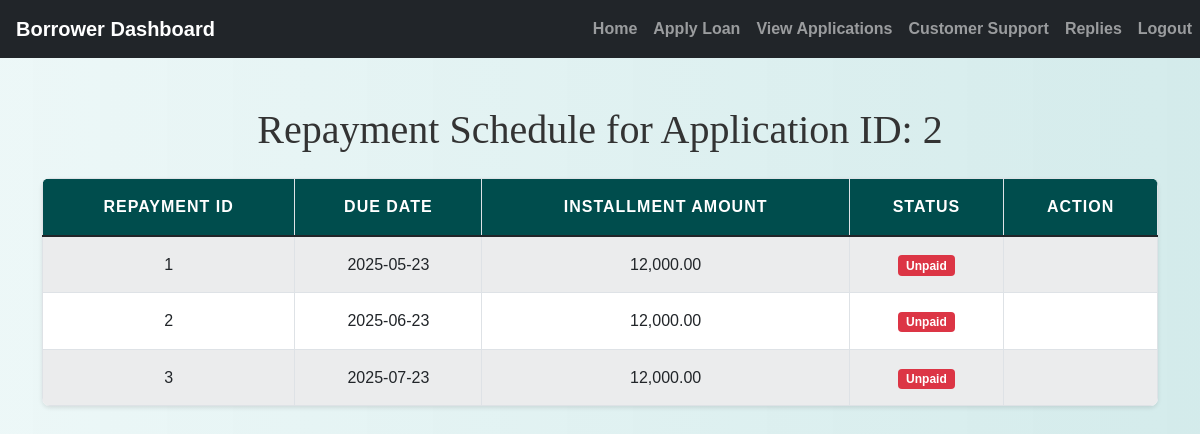
Page /borrower/pay_repayment.php?application_id=2 (signed in) on the committed database.
### tables this page shows
CREATE TABLE `loan_repayment_schedule` (
  `id` int(11) NOT NULL,
  `application_id` int(11) NOT NULL,
  `due_date` date NOT NULL,
  `installment_amount` decimal(10,2) NOT NULL,
  `status` enum('unpaid','paid') DEFAULT 'unpaid'
);

### borrower/pay_repayment.php (the view, shortened to what this page needs)
<?php
include('config.php');
$application_id = $_GET['application_id'];
$repayment_sql = "SELECT * FROM loan_repayment_schedule WHERE application_id = ?";
if ($repayment_stmt = mysqli_prepare($conn, $repayment_sql)) {
    mysqli_stmt_bind_param($repayment_stmt, "i", $application_id);
    if (mysqli_stmt_execute($repayment_stmt)) {
        $repayment_result = mysqli_stmt_get_result($repayment_stmt);
    } else {
        echo "Error fetching repayment schedule.";
        exit;
    }
}
?>
<!DOCTYPE html>
<html lang="en">
<head>
    <link href="https://cdn.jsdelivr.net/npm/bootstrap@5.1.3/dist/css/bootstrap.min.css" rel="stylesheet">
    <link href="https://cdnjs.cloudflare.com/ajax/libs/font-awesome/6.0.0-beta3/css/all.min.css" rel="stylesheet">
    <link rel="stylesheet" href="../css/style.css">
</head>
<body>
    <?php include('navbar.php'); ?>
    <div class="container mt-5 mb-5">
        <h1 class="text-center mb-4">Repayment Schedule for Application ID: <?php echo $application_id; ?></h1>
        <?php if (mysqli_num_rows($repayment_result) > 0): ?>
            <table class="table table-striped">
                <thead>
                    <tr>
                        <th scope="col">Repayment ID</th>
                        <th scope="col">Due Date</th>
                        <th scope="col">Installment Amount</th>
                        <th scope="col">Status</th>
                        <th scope="col">Action</th>
                    </tr>
                </thead>
                <tbody>
                    <?php while ($repayment = mysqli_fetch_assoc($repayment_result)): ?>
                        <tr>
                            <td><?php echo $repayment['id']; ?></td>
                            <td><?php echo $repayment['due_date']; ?></td>
                            <td><?php echo number_format($repayment['installment_amount'], 2); ?></td>
                            <td>
                                <span class="badge <?php echo ($repayment['status'] == 'paid') ? 'bg-success' : 'bg-danger'; ?>">
                                    <?php echo ucfirst($repayment['status']); ?>
                                </span>
                            </td>
                            <td>
                            </td>
                        </tr>
                    <?php endwhile; ?>
                </tbody>
            </table>
        <?php else: ?>
            <p class="text-center">No repayment schedules found for this loan.</p>
        <?php endif; ?>
    </div>
</body>
</html>

### css/style.css (style rules this page uses)
body { background: linear-gradient(90deg, rgba(233, 246, 246, 0.831), rgba(207, 233, 233, 0.9)); font-family: 'Arial', sans-serif; color: #333; line-height: 1.6; }
h1, h2, h3, h4 { text-align: center; margin-top: 30px; margin-bottom: 30px; font-family: 'Georgia', serif; }
.container { margin-bottom: 40px; }
.table { width: 100%; border-collapse: collapse; margin-top: 20px; font-size: 16px; background-color: #ffffff; border-radius: 8px; overflow: hidden; box-shadow: 0 2px 4px rgba(0, 0, 0, 0.1); }
.table th, .table td { padding: 15px; border: 1px solid #dee2e6; text-align: center; }
.table thead th { background-color: #004d4d; color: white; font-weight: bold; text-transform: uppercase; letter-spacing: 1px; }
.table tbody tr:nth-child(odd) { background-color: #f8f9fa; }

### rows in the picture
loan_repayment_schedule: id "1", due_date "2025-05-23", installment_amount "12,000.00", status "Unpaid"
loan_repayment_schedule: id "2", due_date "2025-06-23", installment_amount "12,000.00", status "Unpaid"
loan_repayment_schedule: id "3", due_date "2025-07-23", installment_amount "12,000.00", status "Unpaid"

### other values in the picture
$application_id "2"
